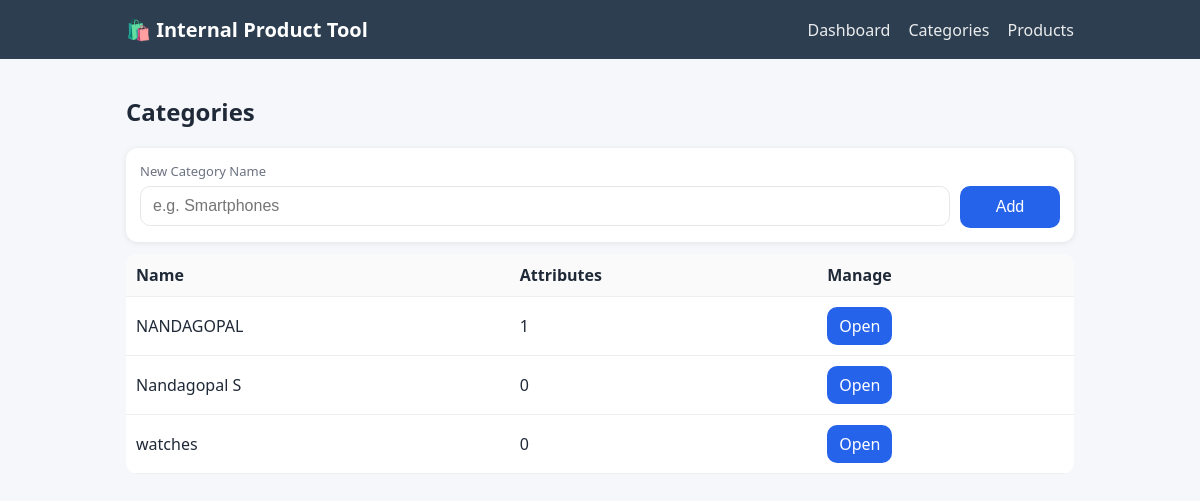
The page /categories on the database its author committed.
### app.py (models this page shows)
class Category(db.Model):
    __tablename__ = "categories"
    id = db.Column(db.Integer, primary_key=True)
    name = db.Column(db.String(120), unique=True, nullable=False)
    attributes = db.relationship("Attribute", backref="category", cascade="all, delete-orphan")
    products = db.relationship("Product", backref="category", cascade="all, delete-orphan")

### app.py (the view)
@app.get("/categories")
def categories_page():
    categories = Category.query.order_by(Category.name).all()
    return render_template("categories.html", categories=categories)

### app.py (called while the page is built)
@app.before_request
def init_db():
    db.create_all()

### templates/categories.html
{% extends "base.html" %}
{% block content %}
<h2>Categories</h2>
<form class="card" method="post" action="{{ url_for('create_category') }}">
  <label>New Category Name</label>
  <div class="row">
    <input name="name" placeholder="e.g. Smartphones" required>
    <button type="submit">Add</button>
  </div>
</form>
<table class="table">
  <thead><tr><th>Name</th><th>Attributes</th><th>Manage</th></tr></thead>
  <tbody>
    {% for c in categories %}
    <tr>
      <td>{{ c.name }}</td>
      <td>{{ c.attributes|length }}</td>
      <td><a class="btn" href="{{ url_for('category_attributes_page', category_id=c.id) }}">Open</a></td>
    </tr>
    {% else %}
    <tr><td colspan="3" class="muted">No categories yet.</td></tr>
    {% endfor %}
  </tbody>
</table>
{% endblock %}

### static/style.css (style rules this page uses)
:root { --bg:#f6f7fb; --ink:#1f2937; --muted:#6b7280; --card:#fff; --brand:#2c3e50; --accent:#2563eb; }
* { box-sizing:border-box }
body { margin:0;font-family:system-ui,Arial,sans-serif;color:var(--ink);background:var(--bg); }
.card { background:var(--card);padding:14px;border-radius:12px;box-shadow:0 1px 6px rgba(0,0,0,.08);margin:12px 0 }
.table { width:100%;border-collapse:collapse;background:#fff;border-radius:12px;overflow:hidden;margin-top:10px }
.table th,.table td { padding:10px;border-bottom:1px solid #eee;text-align:left }
.table thead { background:#fafafa;font-weight:600 }
input,select,button { width:100%;padding:10px;border:1px solid #e5e7eb;border-radius:10px }
label { display:block;font-size:13px;color:var(--muted);margin-bottom:6px }
.row { display:flex;gap:10px }
.row input { flex:1 }
.btn { display:inline-block;padding:8px 12px;border-radius:10px;background:var(--accent);color:#fff;text-decoration:none;text-align:center }
button { background:var(--accent);color:#fff;border:none;cursor:pointer }
input[name="name"] { width: 250px; height: 40px; font-size: 16px; padding: 8px 12px; }
button[type="submit"] { width: 100px; height: 42px; font-size: 16px; }

### rows shown on the page
Category: name "NANDAGOPAL", attributes|length "1"
Category: name "Nandagopal S", attributes|length "0"
Category: name "watches", attributes|length "0"
